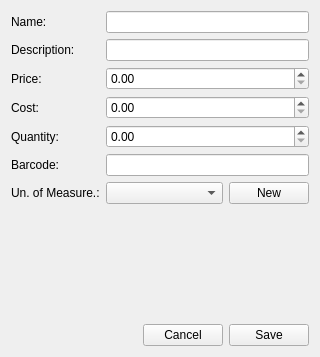
<?xml version="1.0" encoding="UTF-8"?>
<ui version="4.0">
 <class>Form</class>
 <widget class="QWidget" name="Form">
  <property name="geometry">
   <rect>
    <x>0</x>
    <y>0</y>
    <width>320</width>
    <height>357</height>
   </rect>
  </property>
  <property name="windowTitle">
   <string>Product</string>
  </property>
  <layout class="QVBoxLayout" name="verticalLayout">
   <item>
    <layout class="QFormLayout" name="formLayout">
     <item row="0" column="0">
      <widget class="QLabel" name="label">
       <property name="text">
        <string>Name:</string>
       </property>
      </widget>
     </item>
     <item row="0" column="1">
      <widget class="QLineEdit" name="nameLineEdit"/>
     </item>
     <item row="1" column="0">
      <widget class="QLabel" name="label_2">
       <property name="text">
        <string>Description:</string>
       </property>
      </widget>
     </item>
     <item row="1" column="1">
      <widget class="QLineEdit" name="descriptionLineEdit"/>
     </item>
     <item row="2" column="0">
      <widget class="QLabel" name="label_3">
       <property name="text">
        <string>Price:</string>
       </property>
      </widget>
     </item>
     <item row="2" column="1">
      <widget class="QDoubleSpinBox" name="priceSpinBox">
       <property name="maximum">
        <double>99999999.000000000000000</double>
       </property>
      </widget>
     </item>
     <item row="3" column="1">
      <widget class="QDoubleSpinBox" name="costSpinBox">
       <property name="maximum">
        <double>9999999.000000000000000</double>
       </property>
      </widget>
     </item>
     <item row="3" column="0">
      <widget class="QLabel" name="label_4">
       <property name="text">
        <string>Cost:</string>
       </property>
      </widget>
     </item>
     <item row="4" column="0">
      <widget class="QLabel" name="label_5">
       <property name="text">
        <string>Quantity:</string>
       </property>
      </widget>
     </item>
     <item row="4" column="1">
      <widget class="QDoubleSpinBox" name="quantitySpinBox">
       <property name="maximum">
        <double>99999999.000000000000000</double>
       </property>
      </widget>
     </item>
     <item row="6" column="0">
      <widget class="QLabel" name="label_6">
       <property name="text">
        <string>Un. of Measure.:</string>
       </property>
      </widget>
     </item>
     <item row="5" column="0">
      <widget class="QLabel" name="label_7">
       <property name="text">
        <string>Barcode:</string>
       </property>
      </widget>
     </item>
     <item row="5" column="1">
      <widget class="QLineEdit" name="barcodeLineEdit"/>
     </item>
     <item row="6" column="1">
      <layout class="QHBoxLayout" name="horizontalLayout_2">
       <item>
        <widget class="QComboBox" name="unitComboBox"/>
       </item>
       <item>
        <widget class="QPushButton" name="newUnitMeasureBtn">
         <property name="sizePolicy">
          <sizepolicy hsizetype="Maximum" vsizetype="Fixed">
           <horstretch>0</horstretch>
           <verstretch>0</verstretch>
          </sizepolicy>
         </property>
         <property name="text">
          <string>New</string>
         </property>
        </widget>
       </item>
      </layout>
     </item>
    </layout>
   </item>
   <item>
    <spacer name="verticalSpacer">
     <property name="orientation">
      <enum>Qt::Vertical</enum>
     </property>
     <property name="sizeHint" stdset="0">
      <size>
       <width>20</width>
       <height>112</height>
      </size>
     </property>
    </spacer>
   </item>
   <item>
    <layout class="QHBoxLayout" name="horizontalLayout">
     <item>
      <spacer name="horizontalSpacer">
       <property name="orientation">
        <enum>Qt::Horizontal</enum>
       </property>
       <property name="sizeHint" stdset="0">
        <size>
         <width>40</width>
         <height>20</height>
        </size>
       </property>
      </spacer>
     </item>
     <item>
      <widget class="QPushButton" name="cancelBtn">
       <property name="text">
        <string>Cancel</string>
       </property>
      </widget>
     </item>
     <item>
      <widget class="QPushButton" name="saveBtn">
       <property name="text">
        <string>Save</string>
       </property>
      </widget>
     </item>
    </layout>
   </item>
  </layout>
 </widget>
 <resources/>
 <connections>
  <connection>
   <sender>unitComboBox</sender>
   <signal>currentTextChanged(QString)</signal>
   <receiver>Form</receiver>
   <slot>setUnitMeasure()</slot>
   <hints>
    <hint type="sourcelabel">
     <x>222</x>
     <y>224</y>
    </hint>
    <hint type="destinationlabel">
     <x>309</x>
     <y>216</y>
    </hint>
   </hints>
  </connection>
  <connection>
   <sender>saveBtn</sender>
   <signal>clicked()</signal>
   <receiver>Form</receiver>
   <slot>save()</slot>
   <hints>
    <hint type="sourcelabel">
     <x>286</x>
     <y>338</y>
    </hint>
    <hint type="destinationlabel">
     <x>277</x>
     <y>461</y>
    </hint>
   </hints>
  </connection>
  <connection>
   <sender>cancelBtn</sender>
   <signal>clicked()</signal>
   <receiver>Form</receiver>
   <slot>cancel()</slot>
   <hints>
    <hint type="sourcelabel">
     <x>202</x>
     <y>334</y>
    </hint>
    <hint type="destinationlabel">
     <x>204</x>
     <y>394</y>
    </hint>
   </hints>
  </connection>
  <connection>
   <sender>nameLineEdit</sender>
   <signal>returnPressed()</signal>
   <receiver>descriptionLineEdit</receiver>
   <slot>setFocus()</slot>
   <hints>
    <hint type="sourcelabel">
     <x>129</x>
     <y>25</y>
    </hint>
    <hint type="destinationlabel">
     <x>144</x>
     <y>56</y>
    </hint>
   </hints>
  </connection>
  <connection>
   <sender>newUnitMeasureBtn</sender>
   <signal>clicked()</signal>
   <receiver>Form</receiver>
   <slot>newUnitMeasure()</slot>
   <hints>
    <hint type="sourcelabel">
     <x>284</x>
     <y>215</y>
    </hint>
    <hint type="destinationlabel">
     <x>268</x>
     <y>229</y>
    </hint>
   </hints>
  </connection>
 </connections>
 <slots>
  <slot>setUnitMeasure()</slot>
  <slot>save()</slot>
  <slot>cancel()</slot>
  <slot>newUnitMeasure()</slot>
 </slots>
</ui>
